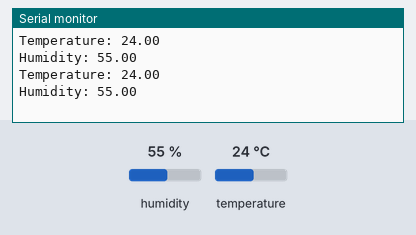
Recording of a sketch running on a simulated Arduino Uno, built with avr-gcc and run on an emulated ATmega328P. On the bench: the last lines printed to the serial monitor. Inputs (shaded band) come from the test bench; at power-on: humidity 55 %, temperature 24 °C.

Above: at 2.8 s.
2.9 s: humidity set to 22 %
At 5.0 s:
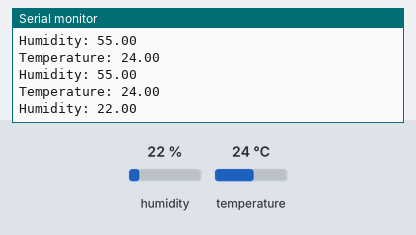
5.6 s: temperature set to 12 °C
At 7.4 s:
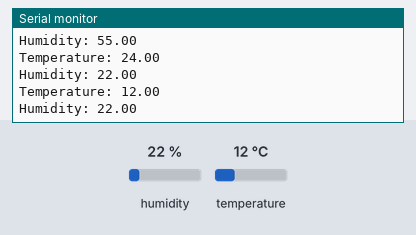
8.3 s: humidity set to 40 %
At 11.0 s:
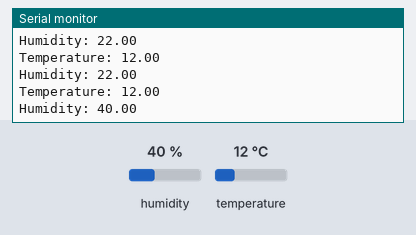
Timing chart, 0 to 12.5 s (numbered marks = the images above; inputs shaded):
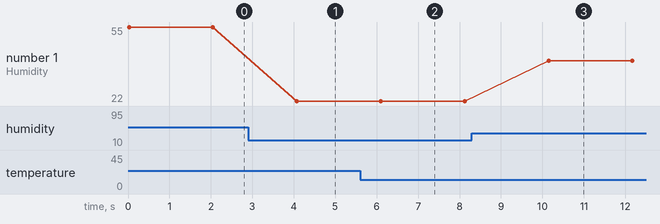

The sketch:

digital_sensor.ino
```cpp
// Library
#include "DHT.h"

// Pin
#define DHTPIN 5

// Use DHT11
#define DHTTYPE DHT11

// Create instance
DHT dht(DHTPIN, DHTTYPE, 15);

void setup() {

  // Start Serial
  Serial.begin(115200);

  // Init DHT
  dht.begin();
}

void loop() {

  // Reading temperature & humidity
  float h = dht.readHumidity();
  float t = dht.readTemperature();

  // Print
  Serial.print("Temperature: ");
  Serial.println(t);
  Serial.print("Humidity: ");
  Serial.println(h);
  Serial.println("");

  // Wait a few seconds between measurements
  delay(2000);

}
```

Measured:
- after the input at 2.9 s, the serial monitor: prints a new line after 1.2 s (image 1)
- after the input at 5.6 s, the serial monitor: prints a new line after 0.50 s (image 2)
- after the input at 8.3 s, the serial monitor: prints a new line after 1.8 s (image 3)
- plotted number 1: 55 → 22 after the input at 2.9 s, 22 → 40 after the input at 8.3 s
